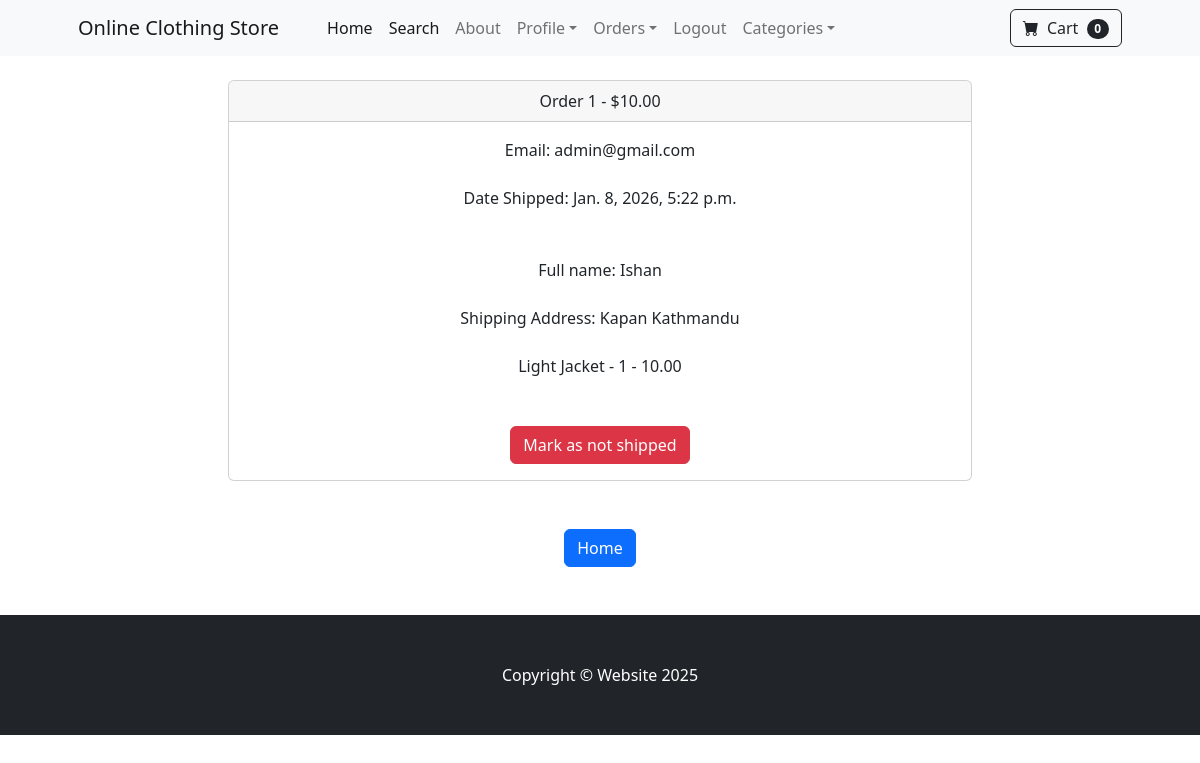
The page /payment/orders/1 (signed in) on the database as committed earlier.
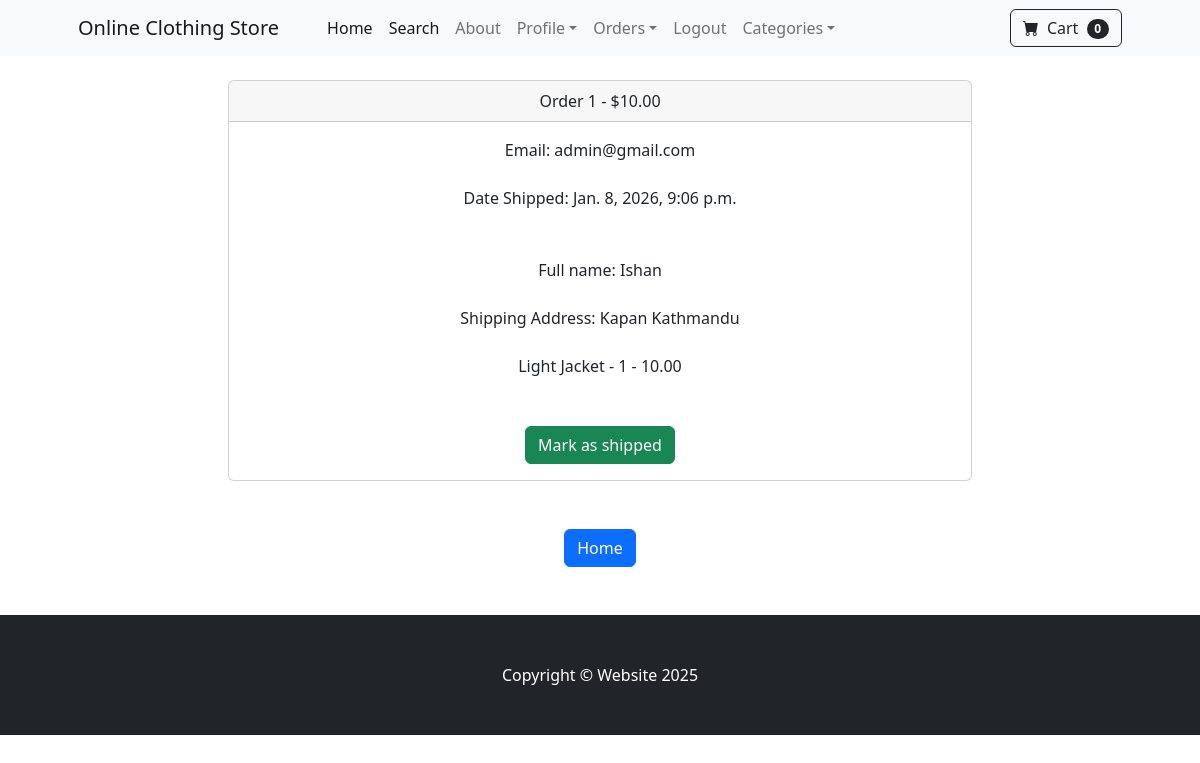
The same page on the database as committed later.
### payment/models.py (models this page shows, shortened)
class Order(models.Model):
    user = models.ForeignKey(User, on_delete=models.CASCADE, null=True, blank=True)#foreign key
    full_name = models.CharField(max_length=100)
    email = models.CharField(max_length=100)
    shipping_address = models.TextField(max_length=20000)
    amount_paid = models.DecimalField(max_digits=100,decimal_places=2)
    date_ordered = models.DateTimeField(auto_now_add=True)
    shipped = models.BooleanField(default=False)
    date_shipped = models.DateTimeField(blank=True,null=True,)

class OrderItem(models.Model):
    order = models.ForeignKey(Order, on_delete=models.CASCADE, null=True)#foreign key
    product = models.ForeignKey(Product, on_delete=models.CASCADE, null=True)#foreign key
    user = models.ForeignKey(User, on_delete=models.CASCADE, null=True, blank=True)#foreign key
    quantity = models.PositiveBigIntegerField(default=1)
    price = models.DecimalField(max_digits=100,decimal_places=2)

### store/models.py (models this page shows)
class Product(models.Model):
    name = models.CharField(max_length=254)
    price = models.DecimalField(max_digits=6,default=0,decimal_places=2)
    category = models.ForeignKey(Category, on_delete=models.CASCADE, default=1)
    description = models.CharField(max_length=254,null=True,blank=True,default='')
    is_sale = models.BooleanField(default=False)
    sale_price = models.DecimalField(max_digits=6,default=0,decimal_places=2)
    image = models.ImageField(upload_to='uploads/product')
    def __str__(self):
        return self.name

### payment/views.py (the view, shortened to what this page needs)
# urls.py: path('orders/<int:pk>',views.orders, name='orders'),
def orders(request,pk):
    if request.user.is_authenticated and request.user.is_superuser:
        order = Order.objects.get(id=pk)
        items = OrderItem.objects.filter(order=pk)
        return render(request, 'payment/orders.html',{"order" : order, "items" : items} )
    else:
        messages.success(request,"Accesss denied!")
        return redirect('home')

### cart/cart.py (called while the page is built)
    def __len__(self):
        return len(self.cart)

### cart/context_processors.py (called while the page is built)
def cart(request):
    return {'cart' : Cart(request)}

### payment/templates/payment/orders.html (shortened to what this page needs)
{% extends "base.html" %}
{% block content %}
        <br>
        <div class="container">
            <div class="row">
                <center>
                    <div class="col-8">
<div class="card">
  <div class="card-header">
   Order {{ order.id }} - ${{order.amount_paid}}
  </div>
  <div class="card-body">
    Email: {{order.email}} <br> <br>
    {% if order.date_shipped %}
    Date Shipped: {{order.date_shipped}} <br>
    {% else %}
    Date ordered: {{order.date_ordered}} <br>
    {% endif %}
    <br> <br>
    Full name: {{order.full_name}}  <br> <br>
    Shipping Address: {{order.shipping_address}}  <br> <br>
    {% for item in items %}
    {{item.product}} - {{item.quantity}} - {{item.price}} <br>
    {% endfor %}
    <br> <br>
    {% if not order.shipped %}
    <form action="" method="POST">
      <button type="Submit" class="btn btn-success">Mark as shipped</button>
      </form>
      {% else %}
      <form action="" method="POST">
      <button type="Submit" class="btn btn-danger">Mark as not shipped</button>
      </form>
      {% endif %}
  </div>
</div> <br> <br>
<a href=" {% url "home" %} " class="btn btn-primary">Home</a>
        </div>
                </center>
            </div>
        </div>  <br> <br>
{% endblock content %}

### store/templates/base.html (shortened to what this page needs)
{% load static %}
<!DOCTYPE html>
<html lang="en">
    <head>
        <link href="https://cdn.jsdelivr.net/npm/bootstrap-icons@1.5.0/font/bootstrap-icons.css" rel="stylesheet" />
        <link href=" {% static "css/styles.css" %}" rel="stylesheet" />
    </head>
    <body>
        {% include "navbar.html" %}
        {% block content  %}
        {% endblock content  %}
        <footer class="py-5 bg-dark">
            <div class="container"><p class="m-0 text-center text-white">Copyright &copy;  Website 2025</p></div>
        </footer>
    </body>
</html>

### store/templates/navbar.html (shortened to what this page needs)
        <nav class="navbar navbar-expand-lg navbar-light bg-light">
            <div class="container px-4 px-lg-5">
                <a class="navbar-brand" href="{% url "home" %} ">Online Clothing Store</a>
                <div class="collapse navbar-collapse" id="navbarSupportedContent">
                    <ul class="navbar-nav me-auto mb-2 mb-lg-0 ms-lg-4">
                        <li class="nav-item"><a class="nav-link active" aria-current="page" href="{% url "home" %} " >Home</a></li>
                         <li class="nav-item"><a class="nav-link active" aria-current="page" href="{% url "search" %} " >Search</a></li>
                        <li class="nav-item"><a class="nav-link" href="{% url "about" %} " >About</a></li>
                        {% if user.is_authenticated %}
                             <li class="nav-item dropdown">
                            <a class="nav-link dropdown-toggle" id="navbarDropdown" href="#" role="button" data-bs-toggle="dropdown" aria-expanded="false">Profile</a>
                        </li>
{% if user.is_superuser %}
                           <li class="nav-item dropdown">
                            <a class="nav-link dropdown-toggle" id="navbarDropdown" href="#" role="button" data-bs-toggle="dropdown" aria-expanded="false">Orders</a>
                        </li>
{% endif %}
                            <li class="nav-item"><a class="nav-link" href="{% url "logout" %} " >Logout</a></li>
                        {% else %}
                         <li class="nav-item"><a class="nav-link" href="{% url "login" %} " >Login</a></li>
                         <li class="nav-item"><a class="nav-link" href="{% url "register" %} " >Register</a></li>
                        {% endif %}
                        <li class="nav-item dropdown">
                            <a class="nav-link dropdown-toggle" id="navbarDropdown" href="#" role="button" data-bs-toggle="dropdown" aria-expanded="false">Categories</a>
                        </li>
                    </ul>
                    <form class="d-flex">
                        <a href=" {% url "cart_summary" %} " class="btn btn-outline-dark">
                            <i class="bi-cart-fill me-1"></i>
                            Cart
                            <span class="badge bg-dark text-white ms-1 rounded-pill" id="cart_quantity"> {{ cart|length }} </span>
                        </a>
                    </form>
                </div>
            </div>
        </nav>

Rows that differ between the two databases and show on the page:
changed Order "admin@gmail.com": date_shipped "Jan. 8, 2026, 5:22 p.m." → "Jan. 8, 2026, 9:06 p.m."; shipped True → False (drawn)
Other text that changed with them:
text no longer shown: "Mark as not shipped"
text now shown: "Mark as shipped"
